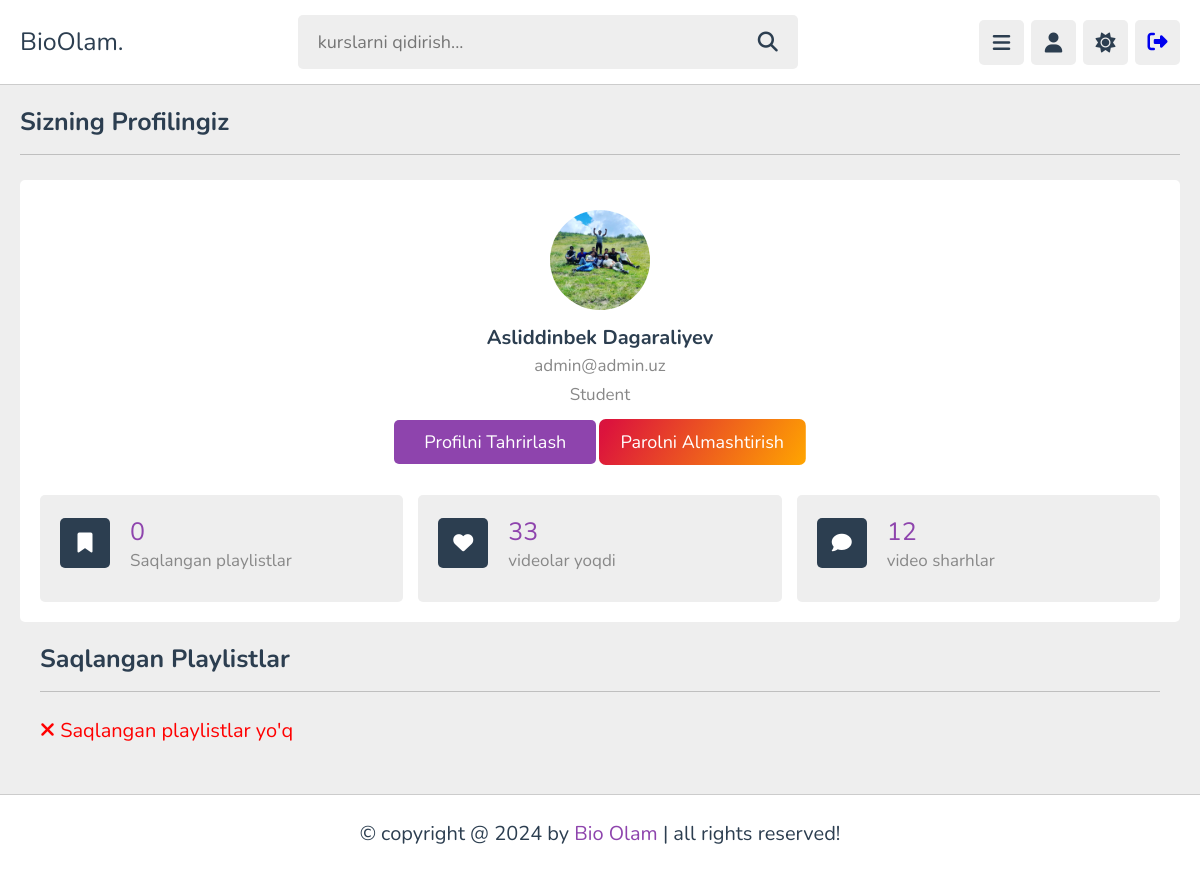
Before: /accounts/dashboard/ (signed in) with the older database file.
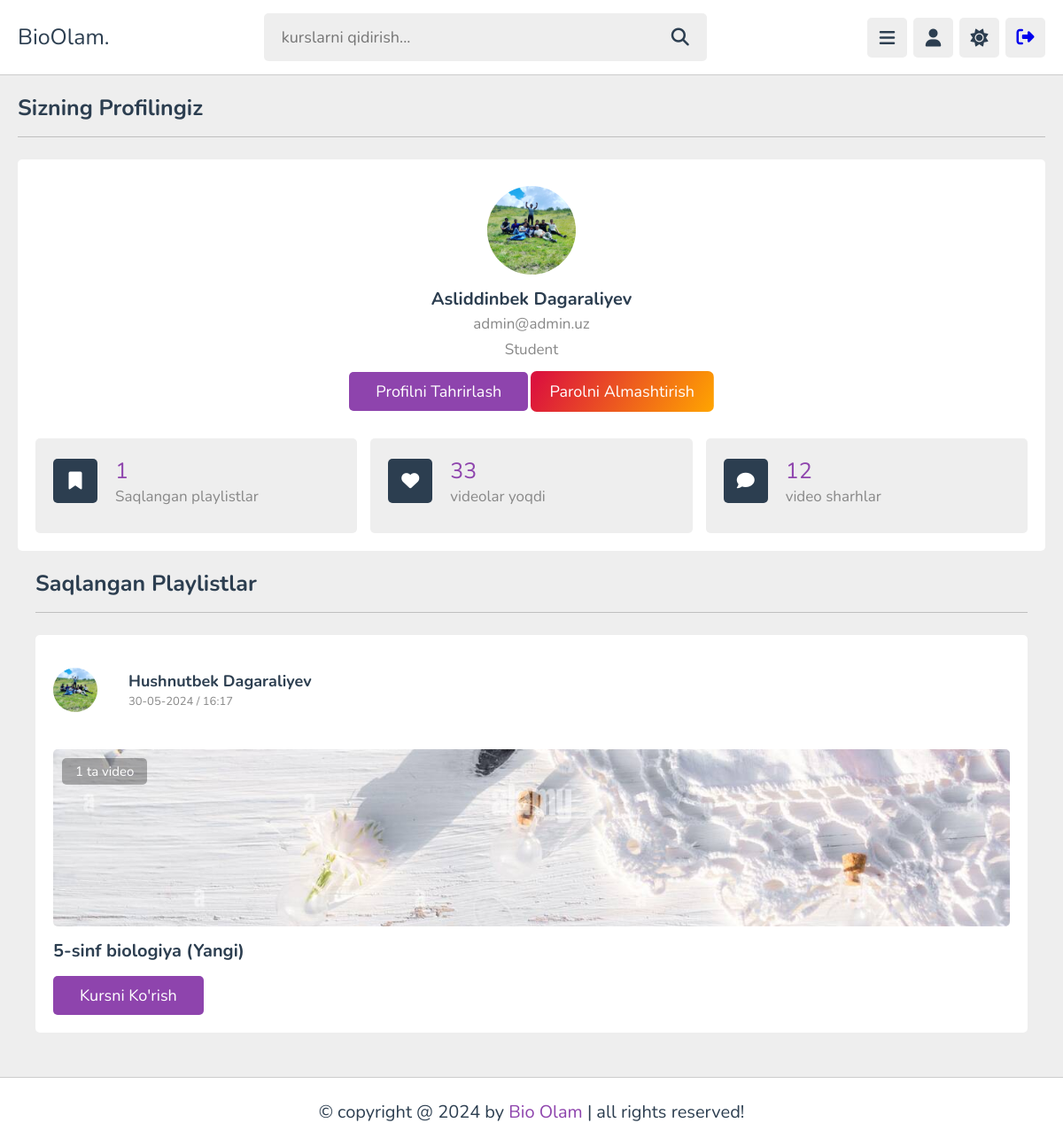
After: the same page with the newer database file.
### courses/models.py (models this page shows, shortened)
class Subcategory(models.Model):
    category = models.ForeignKey(
        Category,
        on_delete=models.CASCADE,
        related_name='subcategories'
    )
    teacher = models.ForeignKey(
        'users.Teachers',
        on_delete=models.CASCADE,
        related_name='subcategories'
    )
    name = models.CharField(max_length=100)
    descriptions = models.TextField()
    image = models.ImageField(
        upload_to="subcategory/",
        blank=True,
        null=True
    )
    created_at = models.DateTimeField(auto_now_add=True)
    student_count = models.IntegerField(default=0)
    course_duration = models.IntegerField(default=0)
    videos_count = models.IntegerField(default=0)

### users/models.py (models this page shows, shortened)
class Teachers(models.Model):
    class TeacherType(models.TextChoices):
        Other = "Other", "Other"
        Biology = "Biologiya", "Biology"
        Chemistry = "Kimyo", "Chemistry"
        Physics = "Physics", "Physics"
        Math = "Matematika", "Math"
        English = "Ingliz tili", "English"
        History = "Tarix", "History"
        Geography = "Geografiya", "Geography"
        ComputerScience = "Computer Science", "Computer Science"
        Literature = "Adabiyot", "Literature"
        Art = "San'at", "Art"
        Music = "Musiqa", "Music"
    user = models.OneToOneField(
        User,
        on_delete=models.CASCADE,
        related_name='teacher'
    )
    profile = models.ForeignKey(
        Profile,
        on_delete=models.CASCADE,
        related_name='user_teachers',
    )
    teacher_type = models.CharField(
        max_length=200,
        choices=TeacherType.choices,
        default=TeacherType.Other
    )
    bio = models.TextField()
    courses_num = models.IntegerField(default=0)
    videos_num = models.IntegerField(default=0)
    student_num = models.IntegerField(default=0)
    likes_num = models.IntegerField(default=0)
    comments_num = models.IntegerField(default=0)

class Profile(models.Model):
    class Jobs(models.TextChoices):
        Other = "Other", "Other"
        Student = "Student", "Student"
        Teacher = "Teacher", "Teacher"
    user = models.OneToOneField(
        User,
        on_delete=models.CASCADE,
        related_name='profile'
    )
    photo = models.ImageField(
        upload_to='users/',
        blank=True,
        null=True
    )
    date_of_birth = models.DateField(
        null=True,
        blank=True
    )
    job = models.CharField(
        max_length=50,
        choices=Jobs.choices,
        default=Jobs.Other
    )
    saved_playlists = models.ManyToManyField(Subcategory, related_name='saved_by_users', blank=True)
    bio = models.CharField(max_length=200)
    liked_videos_count = models.PositiveIntegerField(default=0)
    comments_count = models.PositiveIntegerField(default=0)

### users/views.py (the view)
# urls.py: path('dashboard/', dashboard_view, name='dashboard_user'),
def dashboard_view(request):
    user = request.user
    profile = user.profile
    saved_playlists = profile.saved_playlists.all()
    saved_playlists_count = user.profile.saved_playlists.count()
    context = {
        'user': user,
        'saved_playlists_count': saved_playlists_count,
        'saved_playlists': saved_playlists
    }
    return render(request, 'pages/dashboard.html', context)

### users/context_processor.py (called while the page is built)
def get_user(request):
    user = request.user
    context = {
        'user': user,
    }
    return context

### templates/pages/dashboard.html (shortened to what this page needs)
{% extends "base.html" %}
{% load static %}
{% block content %}
<section class="user-profile">
    <h1 class="heading">Sizning profilingiz</h1>
    <div class="info">
       <div class="user">
         {% if user.profile.photo %}
         <img src="{{ user.profile.photo.url }}" alt="">
         {% endif %}
          <h3>{{ user.first_name }} {{ user.last_name }}</h3>
          <p>{{ user.email }}</p>
          <p>{{ user.profile.job }}</p>
          <a href="{% url "edit_user_profile" %}" class="inline-btn">profilni tahrirlash</a>
          <a href="{% url "password_change" %}" class="inline-btn" id="btn-signup">Parolni almashtirish</a>
       </div>
       <div class="box-container">
          <div class="box">
             <div class="flex">
                <i class="fas fa-bookmark"></i>
                <div>
                   <span>{{ saved_playlists_count }}</span>
                   <p>Saqlangan playlistlar</p>
                </div>
             </div>
          </div>
          <div class="box">
             <div class="flex">
                <i class="fas fa-heart"></i>
                <div>
                   <span>33</span>
                   <p>videolar yoqdi</p>
                </div>
             </div>
          </div>
          <div class="box">
             <div class="flex">
                <i class="fas fa-comment"></i>
                <div>
                   <span>12</span>
                   <p>video sharhlar</p>
                </div>
             </div>
          </div>
       </div>
    </div>
    <section class="courses">
      <h1 class="heading">Saqlangan playlistlar</h1>
      <div class="box-container">
         {% for course in saved_playlists %}
         <div class="box">
            <div class="tutor">
               <img src="{{ course.teacher.profile.photo.url }}" alt="">
               <div class="info">
                  <h3>{{ course.teacher.user.first_name }} {{ course.teacher.user.last_name }}</h3>
                  <span>{{ course.created_at|date:"d-m-Y / H:i" }}</span>
               </div>
            </div>
            <div class="thumb">
               <img src="{{ course.image.url }}" alt="">
               <span>{{ course.videos_count }} ta video</span>
            </div>
            <h3 class="title">{{ course.name }}</h3>
            <a href="{% url "playlists_view" course.id %}" class="inline-btn">Kursni ko'rish</a>
         </div>
         {% empty %}
            <span style="font-size: 20px; color: red;"><i class="fa-solid fa-xmark"></i>  Saqlangan playlistlar yo'q</span>
         {% endfor %}
       </div>
  </section>
 </section>
{% endblock content %}

Changed rows visible on the page:
now on this page (row edited): Subcategory: teacher.profile.photo (picture), teacher.user.first_name "Hushnutbek", teacher.user.last_name "Dagaraliyev", created_at "30-05-2024 / 16:17", image (picture), videos_count "1", name "5-sinf biologiya (Yangi)"
Other visible differences:
{{ saved_playlists_count }}: "0" → "1"
text no longer shown: "Saqlangan playlistlar yo'q"
